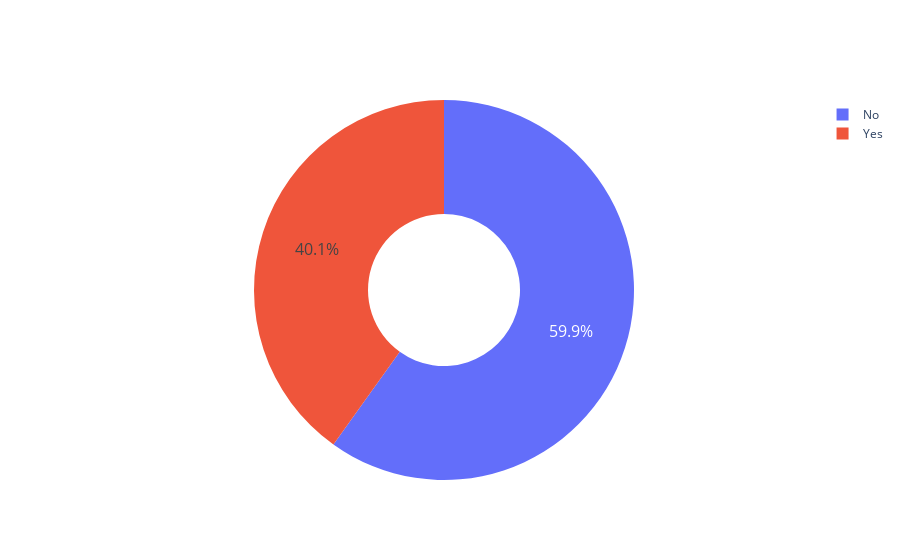

Notebook code cell kept with this figure:
### Code cell
import plotly.graph_objects as go
from plotly.subplots import make_subplots

type_ = ["No", "Yes"]
fig = make_subplots(rows=1, cols=1)

fig.add_trace(go.Pie(labels=type_, values=train_data['Churn'].value_counts(), name="Churn"))

# Use `hole` to create a donut-like pie chart
fig.update_traces(hole=.4, hoverinfo="label+percent+name", textfont_size=16)

fig.show()

### Figure 1 — Plotly figure (JSON) as saved in the notebook; plotly's stock layout.template omitted (floating-point values rounded to 4 significant figures)
{"data": [{"hole": 0.4, "hoverinfo": "label+percent+name", "labels": ["No", "Yes"], "name": "Churn", "textfont": {"size": 16}, "type": "pie", "values": [2220, 1487, 780, 556]}], "layout": {"xaxis": {"anchor": "y", "domain": [0, 1]}, "yaxis": {"anchor": "x", "domain": [0, 1]}}}
